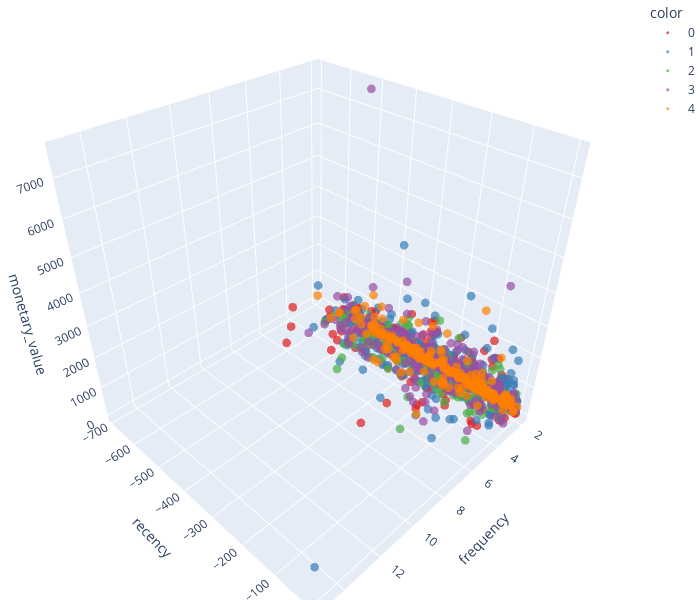

Notebook source saved alongside this figure:
### Code cell
# 3D Scatter plot of all RFM features with clustering
fig = px.scatter_3d(df_rfm,
                    x='frequency',
                    y='recency',
                    z='monetary_value',
                    opacity=0.7,
                    color=df_rfm['cluster'].astype('str').sort_values(axis=0),
                    color_discrete_sequence=my_color)

# tight layout
fig.update_layout(margin=dict(l=0,
                              r=0,
                              b=0,
                              t=0),
                  autosize=False,
                  width=700,
                  height=600)
fig.update_traces(marker_size=3)

fig.show()

### Figure 1 — Plotly figure (JSON) as saved in the notebook; plotly's stock layout.template omitted (floating-point values rounded to 4 significant figures; data arrays with more than 128 entries replaced by an {"elided": "..."} marker saying what was removed)
{"data": [{"hovertemplate": "color=0<br>frequency=%{x}<br>recency=%{y}<br>monetary_value=%{z}<extra></extra>", "legendgroup": "0", "marker": {"color": "#e41a1c", "opacity": 0.7, "size": 3, "symbol": "circle"}, "mode": "markers", "name": "0", "scene": "scene", "showlegend": true, "type": "scatter3d", "x": {"elided": "685 int values"}, "y": {"elided": "685 int values"}, "z": {"elided": "685 float values"}}, {"hovertemplate": "color=1<br>frequency=%{x}<br>recency=%{y}<br>monetary_value=%{z}<extra></extra>", "legendgroup": "1", "marker": {"color": "#377eb8", "opacity": 0.7, "size": 3, "symbol": "circle"}, "mode": "markers", "name": "1", "scene": "scene", "showlegend": true, "type": "scatter3d", "x": {"elided": "929 int values"}, "y": {"elided": "929 int values"}, "z": {"elided": "929 float values"}}, {"hovertemplate": "color=2<br>frequency=%{x}<br>recency=%{y}<br>monetary_value=%{z}<extra></extra>", "legendgroup": "2", "marker": {"color": "#4daf4a", "opacity": 0.7, "size": 3, "symbol": "circle"}, "mode": "markers", "name": "2", "scene": "scene", "showlegend": true, "type": "scatter3d", "x": {"elided": "542 int values"}, "y": {"elided": "542 int values"}, "z": {"elided": "542 float values"}}, {"hovertemplate": "color=3<br>frequency=%{x}<br>recency=%{y}<br>monetary_value=%{z}<extra></extra>", "legendgroup": "3", "marker": {"color": "#984ea3", "opacity": 0.7, "size": 3, "symbol": "circle"}, "mode": "markers", "name": "3", "scene": "scene", "showlegend": true, "type": "scatter3d", "x": {"elided": "464 int values"}, "y": {"elided": "464 int values"}, "z": {"elided": "464 float values"}}, {"hovertemplate": "color=4<br>frequency=%{x}<br>recency=%{y}<br>monetary_value=%{z}<extra></extra>", "legendgroup": "4", "marker": {"color": "#ff7f00", "opacity": 0.7, "size": 3, "symbol": "circle"}, "mode": "markers", "name": "4", "scene": "scene", "showlegend": true, "type": "scatter3d", "x": {"elided": "213 int values"}, "y": {"elided": "213 int values"}, "z": {"elided": "213 float values"}}], "layout": {"autosize": false, "height": 600, "legend": {"title": {"text": "color"}, "tracegroupgap": 0}, "margin": {"b": 0, "l": 0, "r": 0, "t": 0}, "scene": {"domain": {"x": [0, 1], "y": [0, 1]}, "xaxis": {"title": {"text": "frequency"}}, "yaxis": {"title": {"text": "recency"}}, "zaxis": {"title": {"text": "monetary_value"}}}, "width": 700}}
